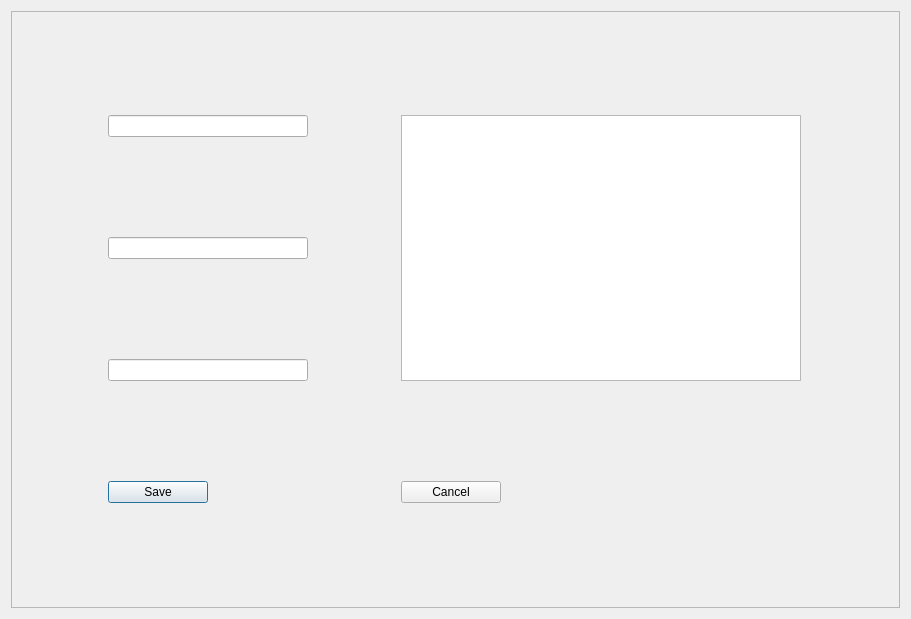
<?xml version="1.0" encoding="UTF-8"?>
<ui version="4.0">
 <class>GameReviewMenu</class>
 <widget class="QDialog" name="GameReviewMenu">
  <property name="geometry">
   <rect>
    <x>0</x>
    <y>0</y>
    <width>911</width>
    <height>619</height>
   </rect>
  </property>
  <property name="windowTitle">
   <string>Dialog</string>
  </property>
  <layout class="QGridLayout" name="gridLayout">
   <item row="0" column="0">
    <widget class="QFrame" name="frame">
     <property name="frameShape">
      <enum>QFrame::StyledPanel</enum>
     </property>
     <property name="frameShadow">
      <enum>QFrame::Raised</enum>
     </property>
     <layout class="QGridLayout" name="gridLayout_2">
      <item row="0" column="2" rowspan="3">
       <widget class="QListWidget" name="GamesReviewList">
        <property name="maximumSize">
         <size>
          <width>400</width>
          <height>16777215</height>
         </size>
        </property>
       </widget>
      </item>
      <item row="1" column="0">
       <widget class="QLineEdit" name="ThrowTwo">
        <property name="maximumSize">
         <size>
          <width>200</width>
          <height>16777215</height>
         </size>
        </property>
       </widget>
      </item>
      <item row="2" column="0">
       <widget class="QLineEdit" name="Winner">
        <property name="maximumSize">
         <size>
          <width>200</width>
          <height>16777215</height>
         </size>
        </property>
       </widget>
      </item>
      <item row="0" column="0">
       <widget class="QLineEdit" name="ThrowOne">
        <property name="maximumSize">
         <size>
          <width>200</width>
          <height>16777215</height>
         </size>
        </property>
       </widget>
      </item>
      <item row="3" column="0">
       <widget class="QPushButton" name="gameReviewSave">
        <property name="maximumSize">
         <size>
          <width>100</width>
          <height>16777215</height>
         </size>
        </property>
        <property name="text">
         <string>Save</string>
        </property>
       </widget>
      </item>
      <item row="3" column="2">
       <widget class="QPushButton" name="gameReviewCancel">
        <property name="maximumSize">
         <size>
          <width>100</width>
          <height>16777215</height>
         </size>
        </property>
        <property name="text">
         <string>Cancel</string>
        </property>
       </widget>
      </item>
     </layout>
    </widget>
   </item>
  </layout>
 </widget>
 <resources/>
 <connections/>
</ui>
